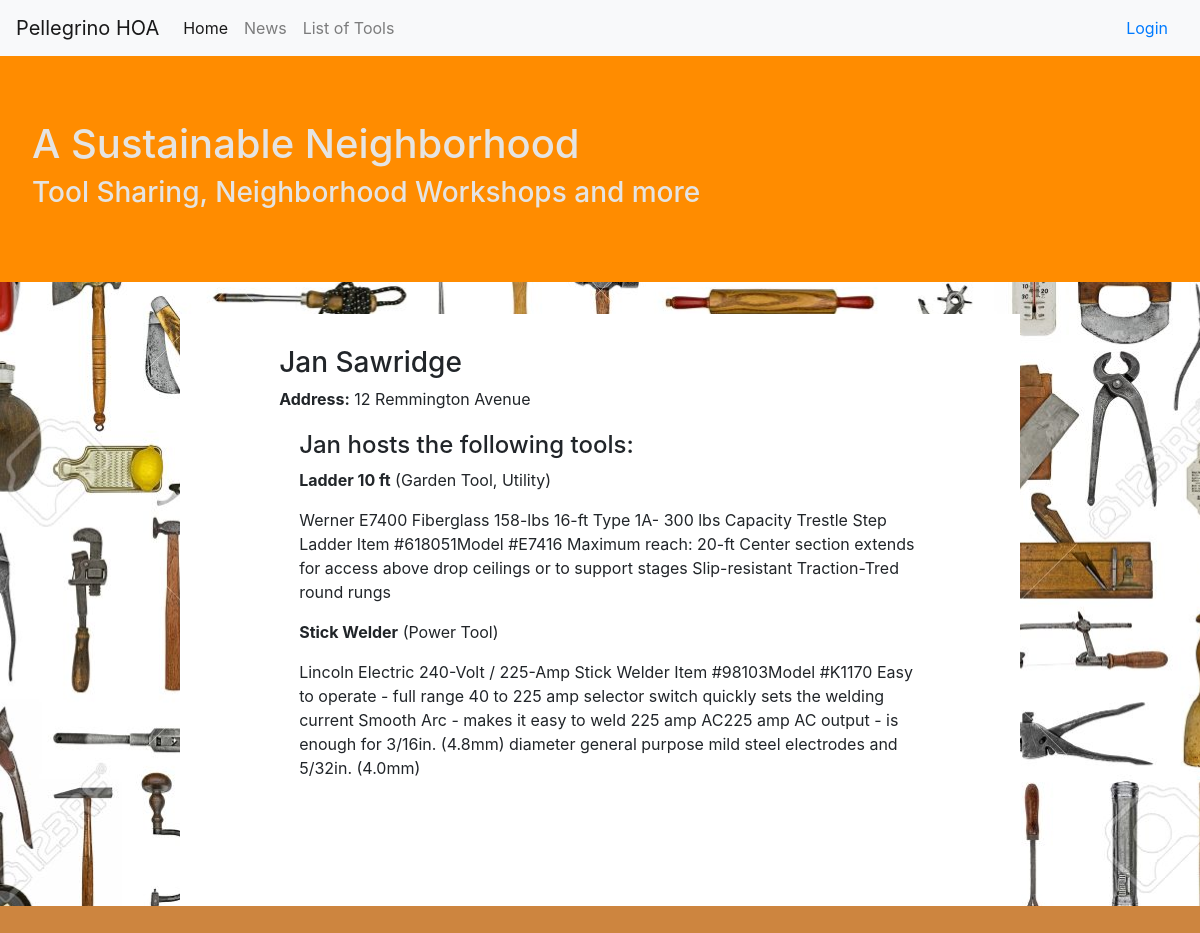
/catalog/host/1, run on the app's committed database.
### catalog/models.py (models this page shows, shortened)
class Host(models.Model):
    first_name = models.CharField(max_length=100)
    last_name = models.CharField(max_length=100)
    house_number = models.IntegerField('House Number')
    STREET = (
        ('r', 'Remmington Avenue'),
        ('o', 'Ohlone Street'),
        ('a', 'Asgaard Street'),
        ('d', 'Dales Lane'),
    )
    street = models.CharField(
        max_length=1,
        choices=STREET,
        blank=True,
        default='r',
        help_text='Host street',
    )
    class Meta:
        ordering = ['last_name', 'first_name']

class Tool(models.Model):
    tool = models.CharField(max_length=200)
    host = models.ForeignKey('Host', on_delete=models.SET_NULL, null=True)
    description = models.TextField(max_length=1000,
                                   help_text='Enter a brief description of the tool')
    tool_type = models.ManyToManyField(ToolType, help_text='Select a type for this tool')
    def display_tool_type(self):
        """Create a string for the ToolType.
        This is required to display genre in Admin."""
        return ', '.join(tool_type.name for tool_type in self.tool_type.all()[:3])
    display_tool_type.short_description = 'Tool Type'

class ToolType(models.Model):
    name = models.CharField(max_length=200,
                            help_text='Enter a tool type (e.g. Power Tool)')
    def __str__(self):
        return self.name

### catalog/views.py (the view, shortened to what this page needs)
# urls.py: path('host/<int:pk>', views.HostDetailView.as_view(), name='host-detail'),
class HostDetailView(generic.DetailView):
    model = Host

### catalog/templates/catalog/host_detail.html (shortened to what this page needs)
{% extends "base_generic.html" %}
{% block content %}
    <h3 >{{ host.first_name }} {{ host.last_name }}</h3>
    <p><strong>Address:</strong>
        {{ host.house_number }}
    {% if host.street == 'r' %}
        {{ "Remmington Avenue" }}
    {% endif %}
    </p>
  <div style="margin-left:20px;margin-top:20px">
    <h4>{{ host.first_name }} hosts the following tools:</h4>
    {%  if host.tool_set.all %}
        {% for copy in host.tool_set.all %}
            <p><strong>{{ copy.tool }}</strong> ({{ copy.tool_type.all|join:", " }})</p>
              <p>{{ copy.description }}</p>
        {% endfor %}
  {% else %}
        <p>{{ host.first_name }} has no tools listed currently.</p>
  {% endif %}
  </div>
{% endblock %}

### catalog/static/css/styles.css (style rules this page uses)
body { background-image: url("../images/toolcollage.jpeg"); background-color: #cccccc; background-position: center; background-size: cover; border-bottom: 3rem solid #cd853f; }

### data on the page
Host: first_name "Jan", last_name "Sawridge", house_number "12"
Tool: tool "Ladder 10 ft", tool_type.all "Garden Tool, Utility", description "Werner E7400 Fiberglass 158-lbs 16-ft Type 1A- 300 lbs Capacity Trestle Step Ladder Item #618051Model #E7416 Maximum reach: 20-ft Center section extends for access above drop ceilings or to support stages Slip-resistant Traction-Tred round rungs"
Tool: tool "Stick Welder", tool_type.all "Power Tool", description "Lincoln Electric 240-Volt / 225-Amp Stick Welder Item #98103Model #K1170 Easy to operate - full range 40 to 225 amp selector switch quickly sets the welding current Smooth Arc - makes it easy to weld 225 amp AC225 amp AC output - is enough for 3/16in. (4.8mm) diameter general purpose mild steel electrodes and 5/32in. (4.0mm)"

### other printed values
{{ "Remmington Avenue" }} "Remmington Avenue"
